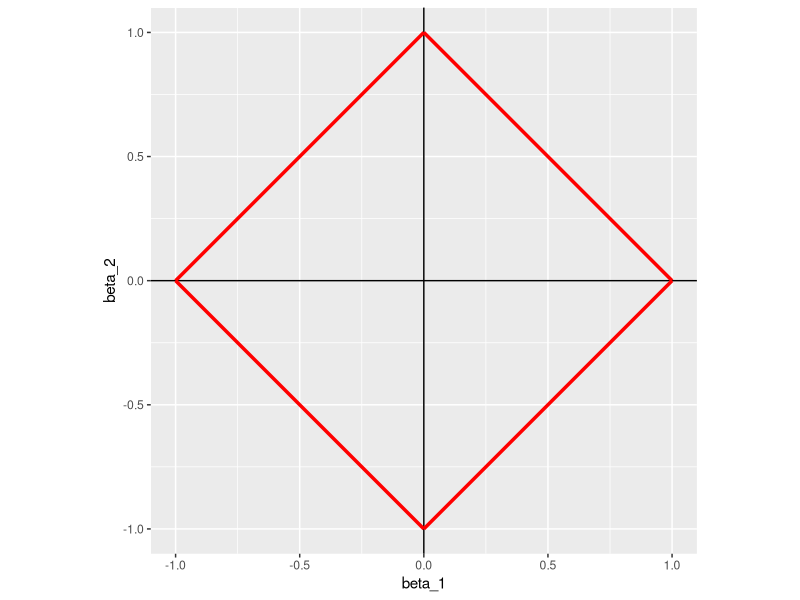
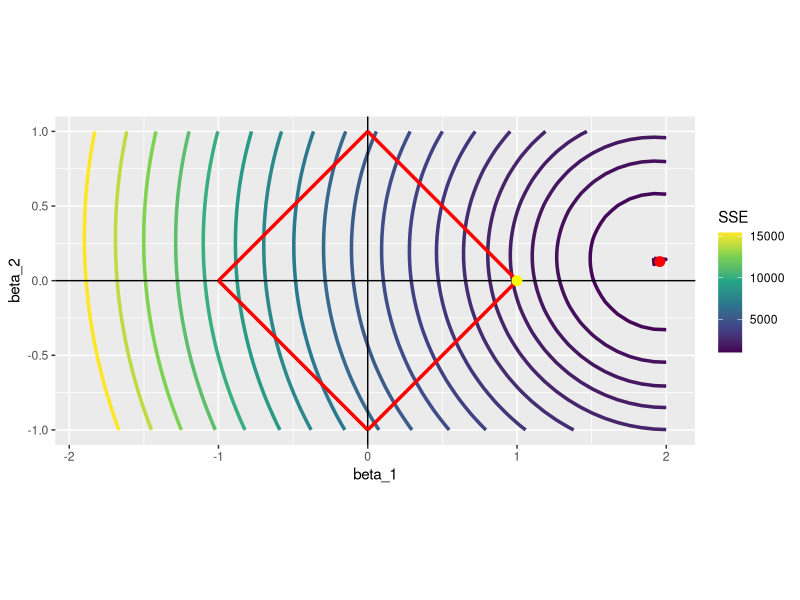
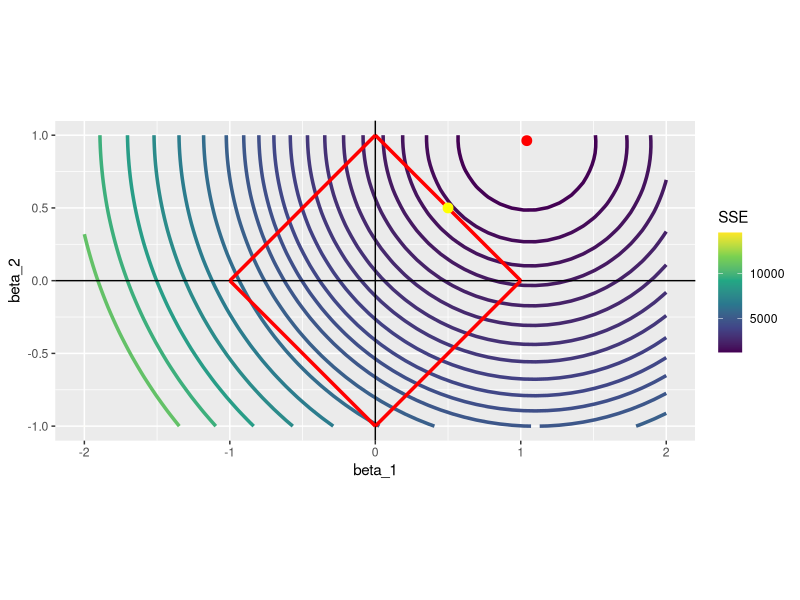
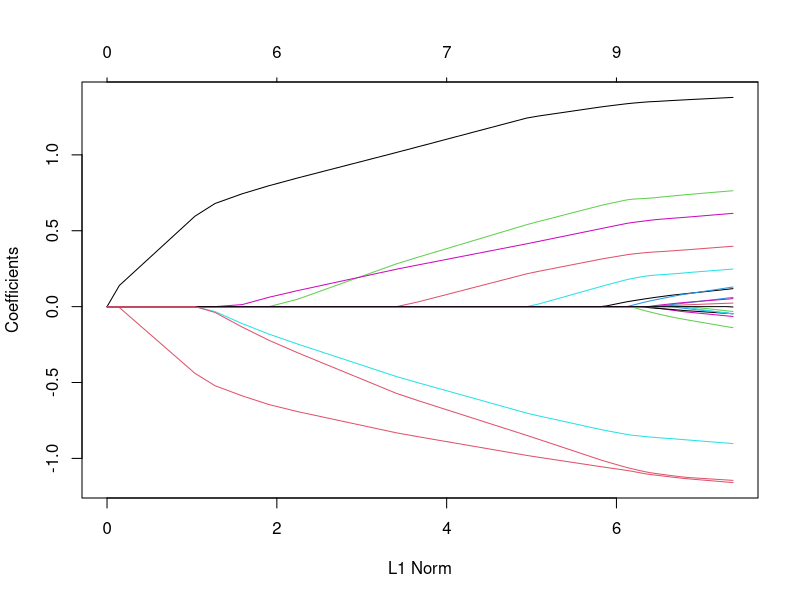
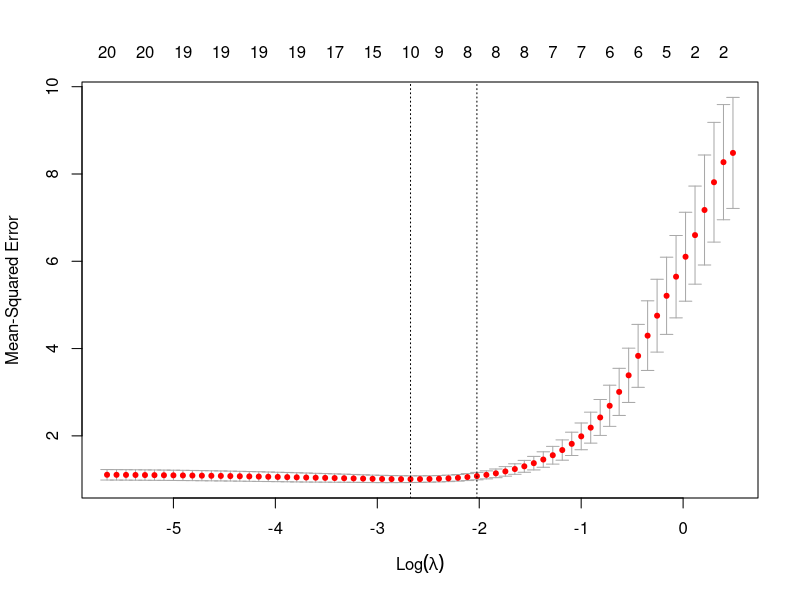

These figures' R source, in order:
## ---- chunk 1
#| include: false

library(data.table)
library(tidyverse)
library(glmnet)
## ---- chunk 2
#| code-fold: true 

ggplot() +
  geom_hline(yintercept = 0) +
  geom_vline(xintercept = 0) +
  geom_segment(aes(x = 1, y = 0, xend = 0, yend = 1), color = "red", size = 1.2) +
  geom_segment(aes(x = 1, y = 0, xend = 0, yend = -1), color = "red", size = 1.2) +
  geom_segment(aes(x = -1, y = 0, xend = 0, yend = 1), color = "red", size = 1.2) +
  geom_segment(aes(x = -1, y = 0, xend = 0, yend = -1), color = "red", size = 1.2) +
  coord_equal() +
  xlab("beta_1") +
  ylab("beta_2")
## ---- chunk 3
N <- 1000 # number of observations
x_1 <- rnorm(N)
x_2 <- rnorm(N)
mu <- rnorm(N) # error term
y <- 2 * x_1 + 0.2 * x_2 + mu

data <-
  data.table(
    y = y,
    x_1 = x_1,
    x_2 = x_2
  )
## ---- chunk 4
(
ols_coefs <- lm(y ~ x_1 + x_2, data = data)$coefficient
)
## ---- chunk 5
(
beta_table <- 
  data.table::CJ(
    beta_1 = seq(-2, 2, length = 50),
    beta_2 = seq(-1, 1, length = 50) 
  )
)
## ---- chunk 6

#=== define the function to get SSE ===#
get_sse <- function(i, data)
{
  #=== extract beta_1 and beta_2 for ith observation  ===#
  betas <- beta_table[i, ]

  #=== calculate SSE ===#
  sse <-
    copy(data) %>% 
    .[, y_hat := x_1 * betas[, beta_1] + x_2 * betas[, beta_2]] %>% 
    .[, se := (y - y_hat)^2] %>% 
    .[, sum(se)]

  return(sse)
}

#=== calculate SSE for each row of beta_table ===#
sse_all <-
  lapply(
    1:nrow(beta_table),
    function(x) get_sse(x, data)
  ) %>% 
  unlist()

#=== assign the calculated sse values as a variable ===#
(
beta_table[, sse := sse_all]
)
## ---- chunk 7
#| code-fold: true 

ggplot() +
  stat_contour(
    data = beta_table, 
    aes(x = beta_1, y = beta_2, z = sse, color = ..level..),
    size = 1.2,
    breaks = 
      round(
        quantile(beta_table$sse, seq(0, 1, 0.05)),
        0
      )
    ) +
  scale_color_viridis_c(name = "SSE") +
  geom_hline(yintercept = 0) +
  geom_vline(xintercept = 0) +
  geom_segment(aes(x = 1, y = 0, xend = 0, yend = 1), color = "red", size = 1.2) +
  geom_segment(aes(x = 1, y = 0, xend = 0, yend = -1), color = "red", size = 1.2) +
  geom_segment(aes(x = -1, y = 0, xend = 0, yend = 1), color = "red", size = 1.2) +
  geom_segment(aes(x = -1, y = 0, xend = 0, yend = -1), color = "red", size = 1.2) +
  #=== OLS point estimates (solutions without the constraint) ===#
  geom_point(
    aes(x = ols_coefs["x_1"], y = ols_coefs["x_2"]),
    color = "red",
    size = 3
  ) +
  geom_point(
    aes(x = 1, y = 0),
    color = "yellow",
    size = 3
  ) +
  coord_equal()

## ---- chunk 8
#| code-fold: true

N <- 1000 # number of observations
x_1 <- rnorm(N)
x_2 <- rnorm(N)
mu <- rnorm(N) # error term
y <- x_1 + x_2 + mu

data <-
  data.table(
    y = y,
    x_1 = x_1,
    x_2 = x_2
  )

ols_coefs <- lm(y ~ x_1 + x_2, data = data)$coefficient

#=== calculate sse for each row of beta_table ===#
sse_all <-
  lapply(
    1:nrow(beta_table),
    function(x) {
      betas <- beta_table[x, ]
      sse <-
        copy(data) %>% 
        .[, y_hat := x_1 * betas[, beta_1] + x_2 * betas[, beta_2]] %>% 
        .[, se := (y - y_hat)^2] %>% 
        .[, sum(se)]
      return(sse)
    }
  ) %>% 
  unlist()

#=== assign the calculated sse values as a variable ===#
beta_table[, sse := sse_all]

#=== visualize ===#
ggplot() +
  stat_contour(
    data = beta_table, 
    aes(x = beta_1, y = beta_2, z = sse, color = ..level..),
    size = 1.2,
    breaks = 
      round(
        quantile(beta_table$sse, seq(0, 1, 0.05)),
        0
      )
    ) +
  scale_color_viridis_c(name = "SSE") +
  geom_hline(yintercept = 0) +
  geom_vline(xintercept = 0) +
  geom_segment(aes(x = 1, y = 0, xend = 0, yend = 1), color = "red", size = 1.2) +
  geom_segment(aes(x = 1, y = 0, xend = 0, yend = -1), color = "red", size = 1.2) +
  geom_segment(aes(x = -1, y = 0, xend = 0, yend = 1), color = "red", size = 1.2) +
  geom_segment(aes(x = -1, y = 0, xend = 0, yend = -1), color = "red", size = 1.2) +
  #=== OLS point estimates (solutions without the constraint) ===#
  geom_point(
    aes(x = ols_coefs["x_1"], y = ols_coefs["x_2"]),
    color = "red",
    size = 3
  ) +
  geom_point(
    aes(x = 0.5, y = 0.5),
    color = "yellow",
    size = 3
  ) +
  coord_equal()
## ---- chunk 9
#=== get the data ===#
data(QuickStartExample)

#=== see the structure ===#
str(QuickStartExample)
## ---- chunk 10
#=== extract X and y ===#
X <- QuickStartExample$x
y <- QuickStartExample$y

#=== run Lasso ===#
lasso <- glmnet(X, y)
## ---- chunk 11
lasso
## ---- chunk 12
#=== get coefficient estimates ===#
coef_lasso <- coef(lasso)

#=== check the dimension ===#
dim(coef_lasso)

#=== take a look at the first and last three ===#
coef_lasso[, c(1:3, 65:67)]
## ---- chunk 13
plot(lasso)
## ---- chunk 14
cv_lasso <- cv.glmnet(X, y, nfolds = 5)
## ---- chunk 15
plot(cv_lasso)
## ---- chunk 16
cv_lasso$lambda.min
## ---- chunk 17
coef(cv_lasso, s = "lambda.min")
## ---- chunk 18
coef(cv_lasso, s = "lambda.1se")
## ---- chunk 19
cv.glmnet(X, y, nfolds = 5, standardize = FALSE) %>% 
  coef(s = "lambda.min")
## ---- chunk 20
#=== scale the first variable ===#
X_scaled <- X
X_scaled[, 1] <- X_scaled[, 1] / 1000

cv.glmnet(X_scaled, y, nfolds = 5, standardize = FALSE) %>% 
  coef(s = "lambda.min")
## ---- chunk 21
#=== not scaled ===#
cv.glmnet(X, y, nfolds = 5, standardize = TRUE) %>% 
  coef(s = "lambda.min")

#=== scaled ===#
cv.glmnet(X_scaled, y, nfolds = 5, standardize = TRUE) %>% 
  coef(s = "lambda.min")
